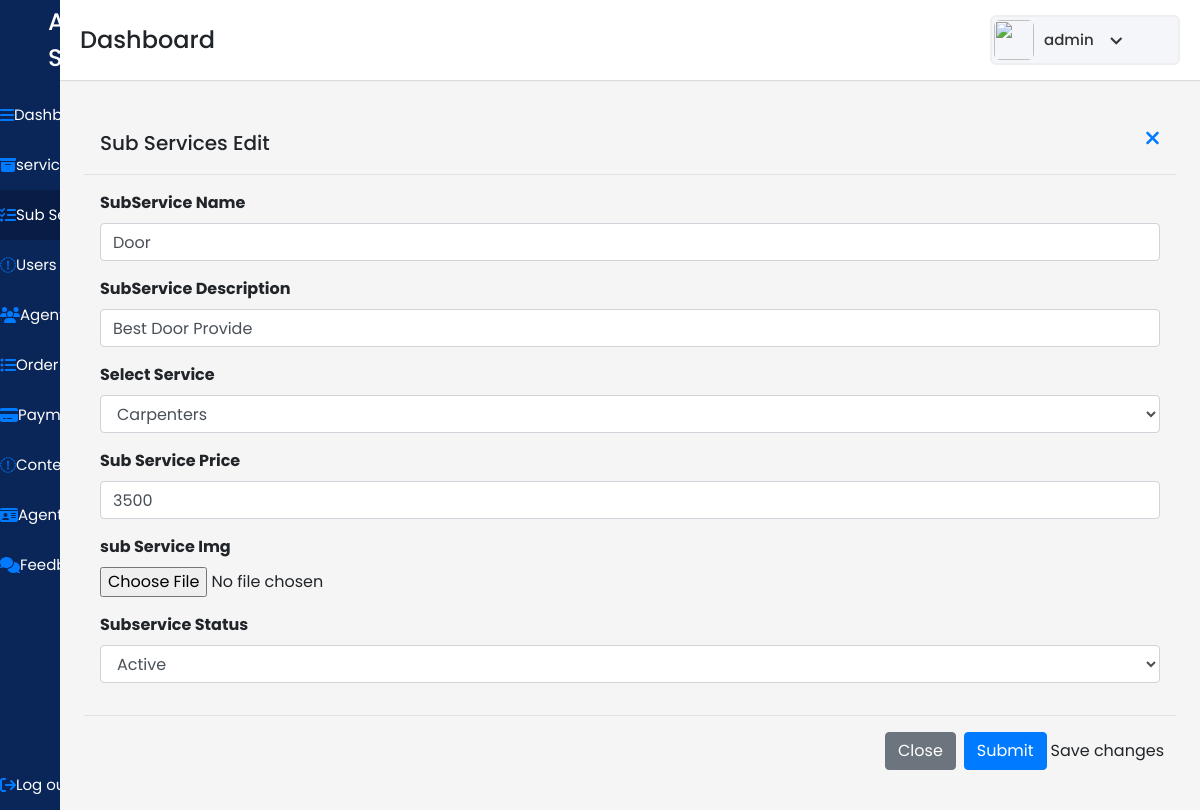
Screenshot of /admindash/subservicesedit/1/ (signed in) with the database file from the repository.
### user/models.py (models this page shows)
class Subservice(models.Model):
    subserviceid=models.IntegerField(primary_key=True)
    serviceid=models.IntegerField()
    subservicename=models.CharField(max_length=50,null=FALSE)
    subservicedescription=models.CharField(max_length=20,null=FALSE)
    subserviceimage = models.ImageField(upload_to='image/images/')
    subserviceprice = models.IntegerField()
    subservicestutas=models.BooleanField(max_length=5,null=FALSE)

### adminpan/views.py (the view)
# urls.py: path('subservicesedit/<int:id>/',views.subservicesedit,name='subservicesedit'),
@login_required(login_url="/login/")
def subservicesedit(request,id):
    subservicedata=Subservice.objects.get(pk=id)
    allService=Service.objects.all()
    context={'Subservice':subservicedata,'Services':allService}
    return render(request,"subservices-edit.html",context)

### adminpan/templates/subservices-edit.html (shortened to what this page needs)
{% load static %}
<!DOCTYPE html>
<html lang="en" dir="ltr">
  <head>
    <link rel="stylesheet" href="{% static "./style.css" %}">
   <link href="{% static "https://unpkg.com/boxicons@2.0.7/css/boxicons.min.css" %}" rel='stylesheet'>
    <link rel="stylesheet" href="{% static "path/to/font-awesome/css/font-awesome.min.css"  %}">
    <link href="{% static "https://cdn.jsdelivr.net/npm/bootstrap@5.1.3/dist/css/bootstrap.min.css"  %}" rel="stylesheet">
    <link href="{% static "https://cdn.jsdelivr.net/npm/bootstrap@5.1.3/dist/css/bootstrap.min.css" %}" rel="stylesheet">
    <link rel="stylesheet" href="{% static "./css/bootstrap.min.css" %}">
    <link href="{% static "https://stackpath.bootstrapcdn.com/bootstrap/4.4.1/css/bootstrap.min.css" %}" rel="stylesheet"/>
  </head>
<body>
  <div class="sidebar">
    <div class="logo-details pl-5">
      <span class="logo_name">All in Services</span>
    </div>
      <ul class="nav-links">
        <li>
          <a href={% url 'adminpan' %} >
            <i class="fa fa-bars" aria-hidden="true"></i>
            <span class="links_name">Dashboard</span>
          </a>
        </li>
        <li>
          <a href={% url 'services' %} >
            <i class="fa fa-archive" aria-hidden="true"></i>
            <span class="links_name">services</span>
          </a>
        </li>
        <li>
          <a href={% url 'subservices' %} class="active">
            <i class="fa fa-tasks" aria-hidden="true"></i>
            <span class="links_name">Sub Service</span>
          </a>
        </li>
        <li>
          <a href={% url 'users' %}>
            <i class="fa fa-user-o" aria-hidden="true"></i>
            <span class="links_name">Users</span>
        </li>
        <li>
          <a href={% url 'agent' %}>
            <i class="fa fa-users" aria-hidden="true"></i>
            <span class="links_name">Agent</span>
        </li>
        <li>
          <a href={% url 'order' %}>
            <i class="fa fa-list-ul" aria-hidden="true"></i>
            <span class="links_name">Order list</span>
        </li>
        <li>
          <a href={% url 'payment' %}>
            <i class="fa fa-credit-card-alt" aria-hidden="true"></i>
            <span class="links_name">Payment</span>
        </li>
        <li>
          <a href={% url 'contectus' %}>
            <i class="fa fa-envelope-o" aria-hidden="true"></i>
            <span class="links_name">Contect Us</span>
        </li>
        <li>
          <a href={% url 'agentkyc' %}>
            <i class="fa fa-id-card" aria-hidden="true"></i>
            <span class="links_name">Agent KYC</span>
        </li>
        <li>
          <a href={% url 'feedback' %}>
            <i class="fa fa-comments" aria-hidden="true"></i>
            <span class="links_name">Feedback</span>
        </li>
        <li class="log_out">
          {% if request.user.is_authenticated %}
          <a href="{% url 'logout' %}" >
            <i class="fa fa-sign-out" aria-hidden="true"></i>
            <span class="links_name">Log out</span>
          </a>
          {% endif %}
        </li>
      </ul>
    </div>
  <section class="home-section">
    <nav>
      <div class="sidebar-button">
        <span class="dashboard">Dashboard</span>
      </div>
      <div class="profile-details">
        <img src={% static "./images/All_in_one2.png" %} alt="">
        <span class="admin_name">{{user.username}}</span>
        <i class='bx bx-chevron-down' ></i>
      </div>
    </nav>
      <section>
        <section id="users" class="p-4" >
        <div class="modal-header mt-5">
          <h5 class="modal-title" id="exampleModalLabel">Sub Services Edit</h5>
          <a type="button" class="btn-close" href={% url 'subservices' %}><i class="fa fa-times" aria-hidden="true" style="font-size: 20px;"></i></a>
        </div>
        <div class="modal-body">
          <form method="POST" action="{% url 'subserviceupdate' %}">
              <div class="form-group">
                <label><b>SubService Name</b></label>
                <input type="text"  name="subservicename" class="form-control" value="{{Subservice.subservicename}}">
             </div>
             <div class="form-group">
              <label><b>SubService Description</b></label>
              <input type="text"  name="subservicedescription" class="form-control" value="{{Subservice.subservicedescription}}">
           </div>
             <div class="form-group">
           <label><b>Select Service</b></label>
           <select required class="form-outline form-control flex-fill mb-0 dropdown-toggle" name="serviceid"
             aria-labelledby="dropdownMenuButton1" required>
             {% for service in Services %}
             <option value="{{service.serviceid}}">{{service.servicename}}</option>
             {%endfor%}
           </select>
          </div>
            <div class="form-group">
              <label><b>Sub Service Price</b></label>
              <input type="text"  name="subserviceprice" class="form-control" value="{{Subservice.subserviceprice}}">
           </div>
            <div class="form-group">
               <label><b>sub Service Img</b></label><br>
               <input type="file" class="" name="subserviceimg" placeholder="Sub Service Img">
            </div>
            <div class="form-group">
              <label><b>Subservice Status</b></label>
              <select required class="form-outline form-control flex-fill mb-0 dropdown-toggle" name="Status"
               aria-labelledby="dropdownMenuButton1" required>
               <option value="True">Active</option>
              </select>
            </div>
          </div>
        <div class="modal-footer">
          <a type="" class="btn btn-secondary"  href={% url 'subservices' %}>Close</a>
          <input type="submit" class="btn btn-primary">Save changes</input>
        </div>
</section>
</section>
</body>
</html>

### adminpan/static/style.css (style rules this page uses)
* { margin: 0; padding: 0; box-sizing: border-box; font-family: 'Poppins', sans-serif; }
.sidebar { position: fixed; height: 100%; width: 240px; background: #0A2558; transition: all 0.5s ease; }
.sidebar .logo-details { height: 80px; display: flex; align-items: center; }
.sidebar .logo-details .logo_name { color: #fff; font-size: 24px; font-weight: 500; }
.sidebar .nav-links { margin-top: 10px; }
.sidebar .nav-links li { position: relative; list-style: none; height: 50px; }
.sidebar .nav-links li a { height: 100%; width: 100%; display: flex; align-items: center; text-decoration: none; transition: all 0.4s ease; }
.sidebar .nav-links li a.active { background: #081D45; }
.sidebar .nav-links li a .links_name { color: #fff; font-size: 15px; font-weight: 400; white-space: nowrap; }
.sidebar .nav-links .log_out { position: absolute; bottom: 0; width: 100%; }
.home-section { position: relative; background: #f5f5f5; min-height: 100vh; width: calc(100% - 240px); left: 240px; transition: all 0.5s ease; }
.home-section nav { display: flex; justify-content: space-between; height: 80px; background: #fff; display: flex; align-items: center; position: fixed; width: calc(100% - 240px); left: 240px; z-index: 100; padding: 0 20px; box-shadow: 0 1px 1px rgba(0, 0, 0, 0.1); transition: all 0.5s ease; }
.home-section nav .sidebar-button { display: flex; align-items: center; font-size: 24px; font-weight: 500; }
.home-section nav .profile-details { display: flex; align-items: center; background: #F5F6FA; border: 2px solid #EFEEF1; border-radius: 6px; height: 50px; min-width: 190px; padding: 0 15px 0 2px; }
nav .profile-details img { height: 40px; width: 40px; border-radius: 6px; object-fit: cover; }
nav .profile-details .admin_name { font-size: 15px; font-weight: 500; color: #333; margin: 0 10px; white-space: nowrap; }
nav .profile-details i { font-size: 25px; color: #333; }
#users { margin-top: 40px; position: absolute; background: #f5f5f5; width: 100%; }
@media (max-width: 1240px) { .sidebar { width: 60px; } }
@media (max-width: 1240px) { .home-section { width: calc(100% - 60px); left: 60px; } }
@media (max-width: 1240px) { .home-section nav { width: calc(100% - 60px); left: 60px; } }

### rows the page displays
Subservice: subservicename "Door", subservicedescription "Best Door Provide", subserviceprice "3500"

### other values shown
{{ user.username }} "admin"
form field serviceid "Carpenters"
